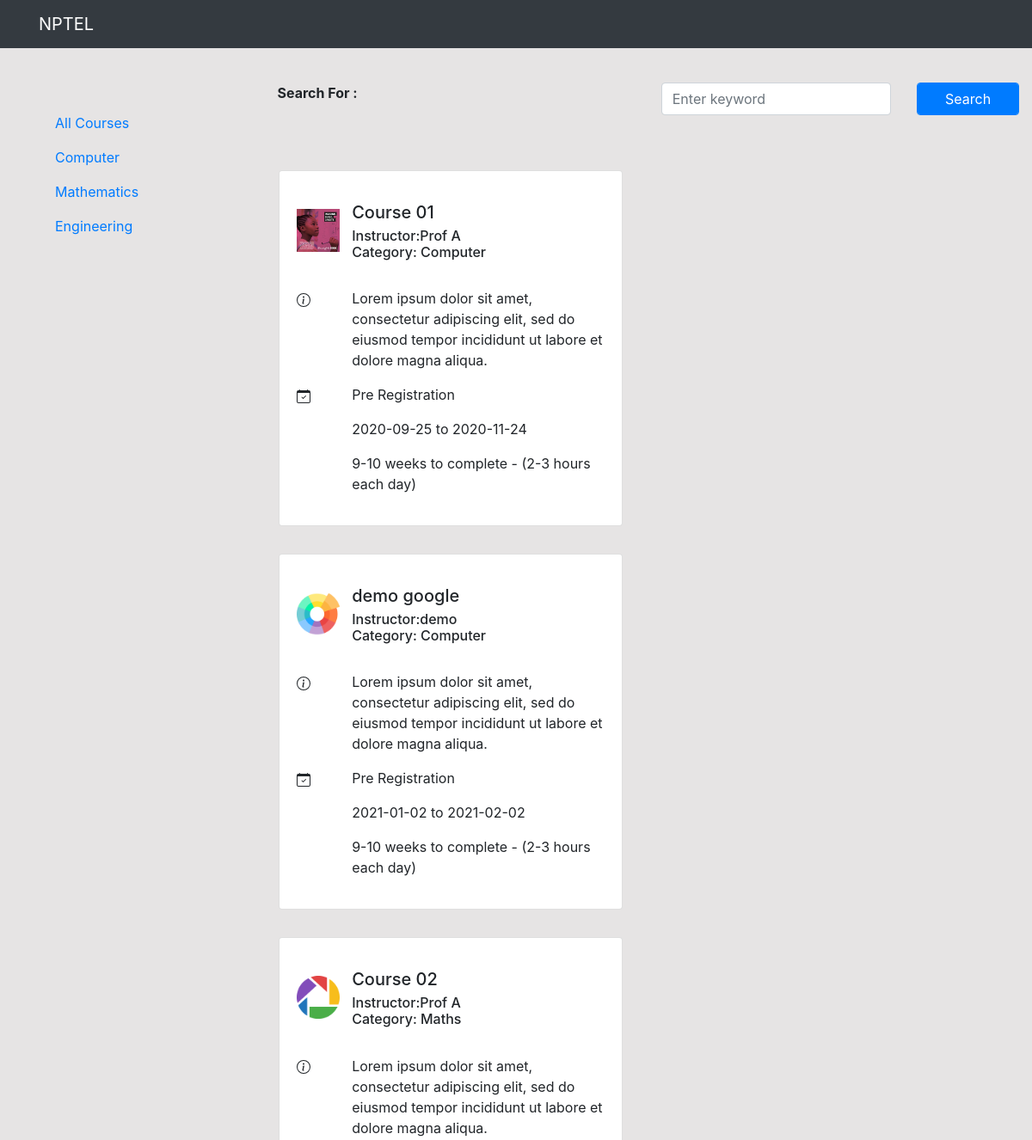
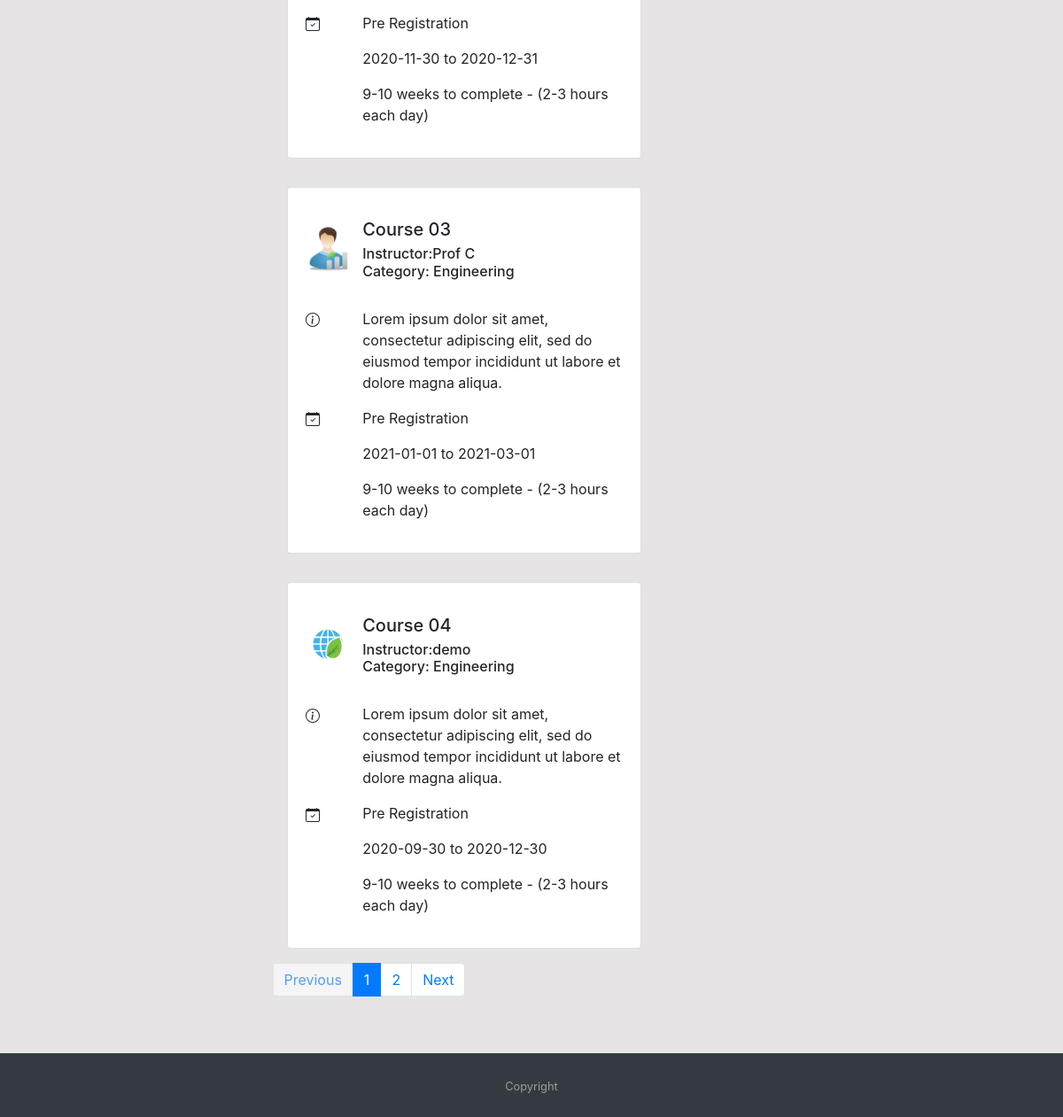
The page / on the database its author committed (2 pictures, top to bottom).
### app.py (models this page shows, shortened)
class Courses(db.Model):
  id = db.Column(db.Integer, primary_key=True)
  title = db.Column(db.String(100), unique=True)
  instructor = db.Column(db.String)
  category = db.Column(db.String)
  description = db.Column(db.String)
  filename = db.Column(db.String)
  type = db.Column(db.String)
  startDate = db.Column(db.Integer)
  endDate = db.Column(db.Integer)

### app.py (the view)
@app.route('/', methods=['GET', 'POST'], defaults={"page": 1})
@app.route('/<int:page>', methods=['GET', 'POST'])
def index(page):
    page = page
    pages = 5
    courses = Courses.query.order_by(Courses.id.asc()).paginate(page,pages,error_out=False)
    if request.method == 'POST' and 'tag' in request.form:
       tag = request.form["tag"]
       search = "%{}%".format(tag)
       courses = Courses.query.filter(or_(Courses.title.like(search), Courses.instructor.like(search))).paginate(per_page=pages, error_out=True)
       return render_template('index.html', courses=courses, tag=tag)
    return render_template('index.html', courses=courses)

### templates/index.html (shortened to what this page needs)
{% extends "base.html" %}
{% block content %}
<section>
  {% for course in courses.items %}
  <div class="row">
    <div class="card my-3 mx-3" style="width: 25rem;">
      <div class="card-body">
        <div class="row py-4">
          <div class="col container">
            <a href=""><img src="../static/imageuploads/{{course.filename}}" width="50" height="50" alt="..."></a>
          </div>
          <div class="col-md-10 container" style="margin-right: 0%;margin-top: -15%;">
            <h5 class="card-title">{{ course.title}}</h5>
            <h6 class="card-subtitle mb-2 ">Instructor:{{ course.instructor}}<br> Category: {{ course.category}}</h6>
          </div>
        </div>
        <div class="row">
          <div class="col container">
          </div>
          <div class="col-md-10 container">
            <p>{{ course.description }}</p>
          </div>
        </div>
        <div class="row">
          <div class="col container">
          </div>
          <div class="col-md-10 container">
            <p> {{course.type}} </p>
            <p id ="date">{{ course.startDate}} to {{ course.endDate}}</p>
            <p > 9-10 weeks to complete - (2-3 hours each day) </p>
          </div>
        </div>
      </div>
    </div>
  </div>
  {% endfor %}
  </div>
<nav aria-label="Page navigation example">
  <ul class="pagination">
    {% if courses.has_prev %}
    <li class="page-item"> <a class="page-link" href="{{ url_for('index', page=courses.prev_num) }}">Previous</a></li>
    {% else %}
    <li class="page-item"><a class="page-link btn disabled" href="#">Previous</a></li>
    {% endif %}
    {% for page in courses.iter_pages(left_edge=3, right_edge=3) %}
    {% if page %}
    {% if page==courses.page %}
    <li class="page-item active"><a class="page-link" href="{{ url_for('index', page=page) }}">{{ page }}</a></li>
    {% else %}
    <li class="page-item"><a class="page-link" href="{{ url_for('index', page=page) }}">{{ page }}</a></li>
    {% endif %}
    {% else %}
    <li class="page-item disabled" id="example_ellipsis"><a href="#" class="page-link">…</a></li>
    {% endif %}
    {% endfor %}
    {% if courses.has_next %}
    <li class="page-item"> <a class="page-link" href="{{ url_for('index', page=courses.next_num) }}">Next</a></li>
    {% else %}
    <li class="page-item"><a class="page-link btn disabled" href="#">Next</a></li>
    {% endif %}
  </ul>
</nav>
{% endblock %}

### static/css/main.css (style rules this page uses)
html, body { height: 100hv; }

### rows shown on the page
Courses: filename (picture), title "Course 01", instructor "Prof A", category "Computer", description "Lorem ipsum dolor sit amet, consectetur adipiscing elit, sed do eiusmod tempor incididunt ut labore et dolore magna aliqua.", type "Pre Registration", startDate "2020-09-25", endDate "2020-11-24"
Courses: filename (picture), title "demo google", instructor "demo", category "Computer", description "Lorem ipsum dolor sit amet, consectetur adipiscing elit, sed do eiusmod tempor incididunt ut labore et dolore magna aliqua.", type "Pre Registration", startDate "2021-01-02", endDate "2021-02-02"
Courses: filename (picture), title "Course 02", instructor "Prof A", category "Maths", description "Lorem ipsum dolor sit amet, consectetur adipiscing elit, sed do eiusmod tempor incididunt ut labore et dolore magna aliqua.", type "Pre Registration", startDate "2020-11-30", endDate "2020-12-31"
Courses: filename (picture), title "Course 03", instructor "Prof C", category "Engineering", description "Lorem ipsum dolor sit amet, consectetur adipiscing elit, sed do eiusmod tempor incididunt ut labore et dolore magna aliqua.", type "Pre Registration", startDate "2021-01-01", endDate "2021-03-01"
Courses: filename (picture), title "Course 04", instructor "demo", category "Engineering", description "Lorem ipsum dolor sit amet, consectetur adipiscing elit, sed do eiusmod tempor incididunt ut labore et dolore magna aliqua.", type "Pre Registration", startDate "2020-09-30", endDate "2020-12-30"

### other values the page prints
{{ page }} "1"
{{ page }} "2"
